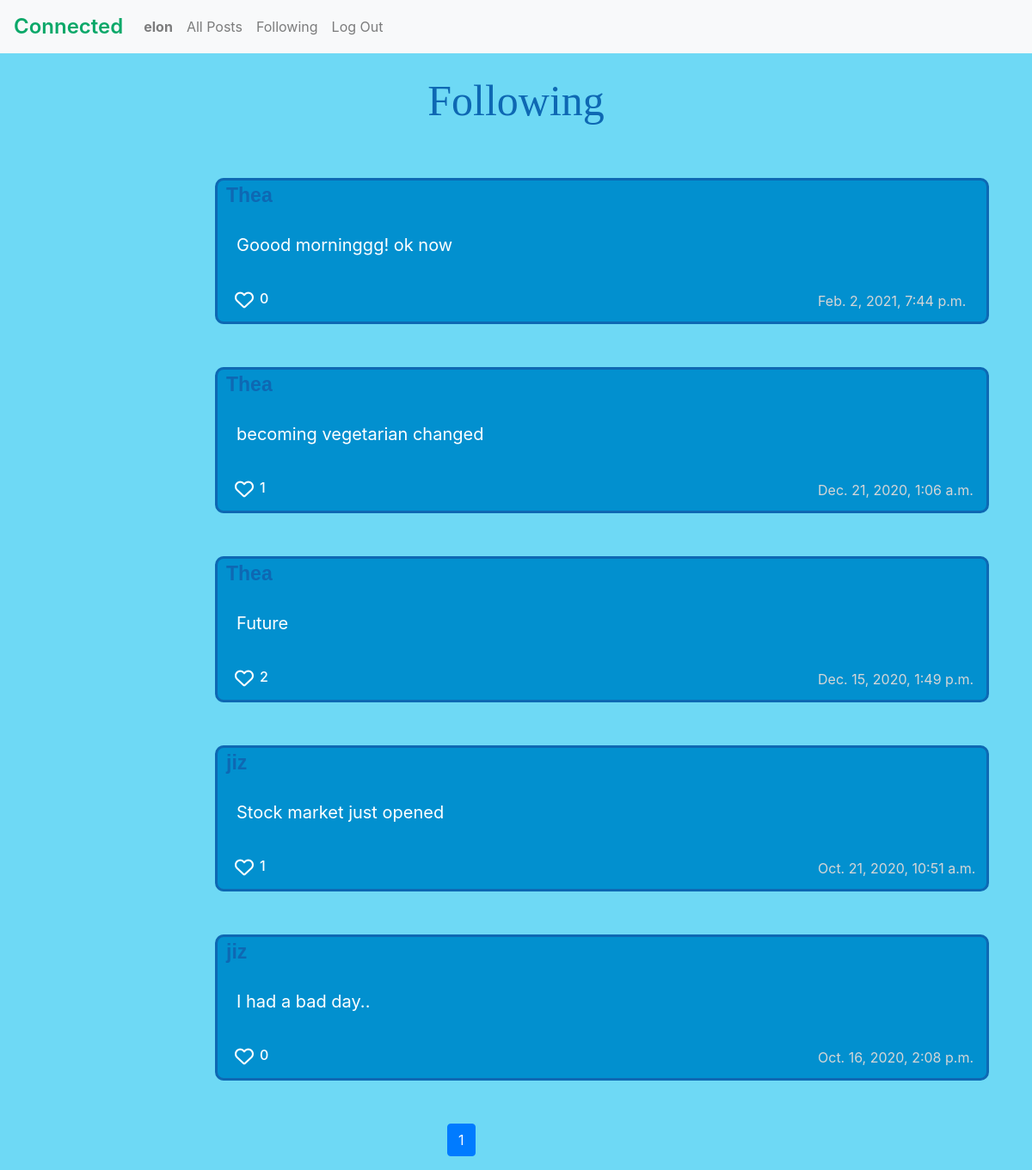
The page /Following (signed in) on the database its author committed.
### network/models.py (models this page shows, shortened)
class User(AbstractUser):
    followers = models.ManyToManyField('self', related_name='following', symmetrical=False, blank=True)

class Post(models.Model):
    post_owner = models.ForeignKey(User, on_delete=models.CASCADE, related_name="person")
    post_content = models.CharField(blank=False, max_length=160)
    timestamp = models.DateTimeField(auto_now=False, auto_now_add=True)
    likes = models.ManyToManyField(User)
    def likes_count(self):
        return self.likes.count()

### network/views.py (the view)
# urls.py: path("Following", views.following_page, name="following"),
def following_page(request):
    following = request.user.following.all()
    follposts = Post.objects.filter(post_owner__in=following).order_by('-timestamp')
    paginator = Paginator(follposts, 10)
    page_number = request.GET.get('page')
    follposts = paginator.get_page(page_number)
    return render(request, "network/follpage.html", {
        'follposts' : follposts
    })

### network/templates/network/follpage.html (shortened to what this page needs)
{% extends "network/layout.html" %}
{% load static %}
{% block body %}
 <h1 style='padding:10px; color: #0e68b3; display: flex; justify-content: center; font-family: Gill Sans; margin-top: 15px; font-size: 50px;'>Following</h1>
    {% for foll in follposts %}
    <div class="show_post" id="show-{{post.id}}">
      <div class="top" id="top-{{post.id}}">
        <div id="creator">
          <a href="{% url 'profile' foll.post_owner.id %}">{{ foll.post_owner }}</a>
         </div>
      </div>
      <div class="content" id="content-{{post.id}}"> {{ foll.post_content }}</div>
      <div class="bottom">
        <i data-id="{{foll.id}}" id="heart-{{post.id}}" aria-hidden="true" class='far fa-heart like_button'></i>
       <h6 id="count-{{foll.id}}" class="like_count">{{ foll.likes_count }}</h6>
        <div id="time"> {{ foll.timestamp }}</div></div>
     </div>
 {% endfor %}
<nav aria-label="..."  style="margin-left:35%;">
  <ul class="pagination">
      {% for num in follposts.paginator.page_range %}
        {% if follposts.number == num %}
        <li class="page-item active" aria-current="page">
        <a class="page-link">{{ num }}</a>
        </li>
     {% else %}
     <a class="page-link">{{ num }}</a>
        {% endif %}
      {% endfor %}
  </ul>
    </nav>
{% endblock %}

### network/templates/network/layout.html (shortened to what this page needs)
{% load static %}
<!DOCTYPE html>
<html lang="en">
    <head>
        <link rel="stylesheet" href="https://stackpath.bootstrapcdn.com/bootstrap/4.4.1/css/bootstrap.min.css">
        <link href="{% static 'network/styles.css' %}" rel="stylesheet">
    </head>
    <body>
        <nav class="navbar navbar-expand-lg navbar-light bg-light">
            <a class="navbar-brand" style="color: #0ba869; font-size:24px; font-weight: 600" href="{% url 'index' %}">Connected</a>
            <div>
              <ul class="navbar-nav mr-auto">
                {% if user.is_authenticated %}
                    <li class="nav-item">
                        <a class="nav-link" href="{% url 'profile' request.user.id %}"><strong>{{ user.username }}</strong></a>
                    </li>
                {% endif %}
                <li class="nav-item">
                  <a class="nav-link" href="{% url 'index' %}">All Posts</a>
                </li>
                {% if user.is_authenticated %}
                    <li class="nav-item">
                        <a class="nav-link" href="{% url 'following' %}">Following</a>
                    </li>
                    <li class="nav-item">
                        <a class="nav-link" href="{% url 'logout' %}">Log Out</a>
                    </li>
                {% endif %}
              </ul>
            </div>
          </nav>
        <div class="body">
            {% block body %}
            {% endblock %}
        </div>
    </body>
</html>

### network/static/network/styles.css (style rules this page uses)
body { background:#6ed9f5; }
.pagination { margin-left: 100px;; }
.show_post { width: 900px; height: 170px; border: 3px solid #0e68b3; background: #0290cf; color: #fff; border-radius: 10px; margin: 50px 250px; }
.top { display:flex; }
#creator { font-size: 23px; margin-left:10px; width: 770px; font-weight: bold; font-family: Arial, Helvetica, sans-serif; }
#creator a { cursor: pointer; text-decoration: none; font-weight: bold; color: #0e68b3; }
.content { font-size: 20px; padding-top: 25px; padding-left:22px; }
.bottom { display:flex; padding-top: 38px; }
#time { color: #D6D6D6; }
.far { padding-left: 20px; font-size: 22px; cursor: pointer; }
.like_count { position: relative; padding-left:7px; margin-bottom: 5px; width:656px; }

### rows shown on the page
User: username "elon"
Post: post_owner "Thea", post_content "Goood morninggg! ok now", likes_count "0", timestamp "Feb. 2, 2021, 7:44 p.m."
Post: post_owner "Thea", post_content "becoming vegetarian changed", likes_count "1", timestamp "Dec. 21, 2020, 1:06 a.m."
Post: post_owner "Thea", post_content "Future", likes_count "2", timestamp "Dec. 15, 2020, 1:49 p.m."
Post: post_owner "jiz", post_content "Stock market just opened", likes_count "1", timestamp "Oct. 21, 2020, 10:51 a.m."
Post: post_owner "jiz", post_content "I had a bad day..", likes_count "0", timestamp "Oct. 16, 2020, 2:08 p.m."

### other values the page prints
{{ num }} "1"
